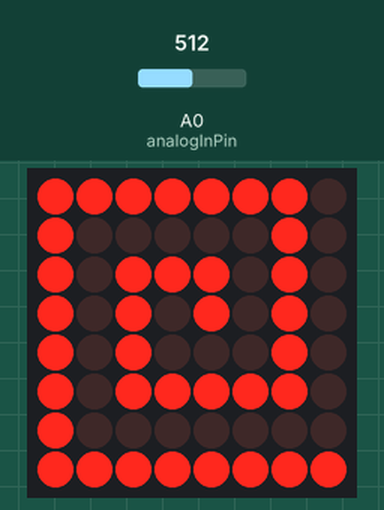
Recording of a sketch running on a simulated Arduino Uno, built with avr-gcc and run on an emulated ATmega328P. Shown: 8×8 LED matrix. Inputs (shaded band) come from the test bench; at power-on: A0 (analogInPin) = 512.

Above: at 1.3 s.
1.4 s: A0 (analogInPin) set to 0
At 2.8 s:
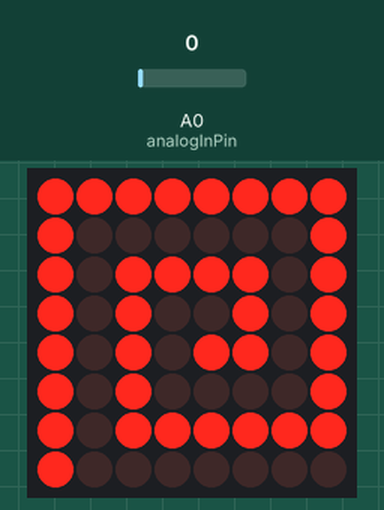
4.5 s: A0 (analogInPin) set to 122
At 4.69 s:
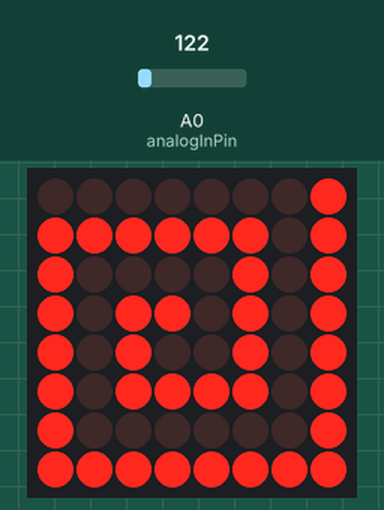
7.6 s: A0 (analogInPin) set to 716
At 8.09 s:
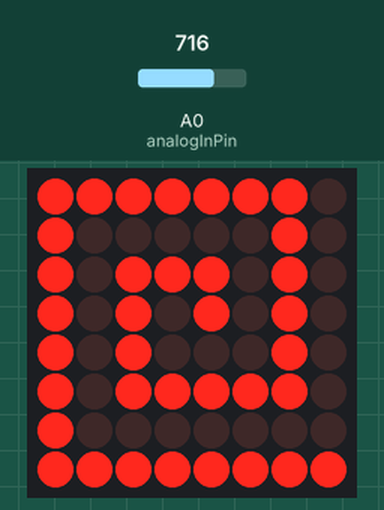
9.8 s: A0 (analogInPin) set to 0
Timing chart, 0 to 12.8 s (numbered marks = the images above; inputs shaded):
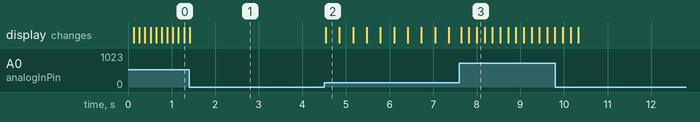

The sketch:

8x8_LED.ino
```cpp
/*
 Created by Sander Sjøthun
 14.02.2019
 8x8 Matrix showing a spiral.
 A potentiometer will controll the speed of the spiral.
*/

// Libary to control the 8x8 matrix
#include "LedControl.h"
#include "binary.h"

/*
 DIN is pin 12
 CS is pin 10
 CLK is pin 11
*/
LedControl lc=LedControl(12,10,11,1);
const int analogInPin = A0;  // Analog input pin that the potentiometer is attached to
int sensorValue = 0;        // value read from the pot
int outputValue = 0;        // value output to the PWM

// Spiral 1 start
byte s1[8]= {B11111111,B00000001,B01111101,B01000101,B01010101,B01011101,B01000001,B01111111};
// Spiral 2
byte s2[8]= {B00000001,B11111101,B10000101,B10110101,B10100101,B10111101,B10000001,B11111111};
// Spiral 3
byte s3[8]= {B11111110,B10000010,B10111010,B10101010,B10100010,B10111110,B10000000,B11111111};
// Spiral 4 end
byte s4[8]= {B11111111,B10000001,B10111101,B10100101,B10101101,B10100001,B10111111,B10000000};

void setup() {
  lc.shutdown(0,false);
  // Set brightness to a medium value
  lc.setIntensity(0,5);
  // Clear the display
  lc.clearDisplay(0);
}

void loop(){
  sensorValue = analogRead(analogInPin);
  outputValue = map(sensorValue, 0, 1023, 0, 255);
  lc.setRow(0,0,s1[0]);
  lc.setRow(0,1,s1[1]);
  lc.setRow(0,2,s1[2]);
  lc.setRow(0,3,s1[3]);
  lc.setRow(0,4,s1[4]);
  lc.setRow(0,5,s1[5]);
  lc.setRow(0,6,s1[6]);
  lc.setRow(0,7,s1[7]);
  delay(outputValue);

  // Display spiral 2
  lc.setRow(0,0,s2[0]);
  lc.setRow(0,1,s2[1]);
  lc.setRow(0,2,s2[2]);
  lc.setRow(0,3,s2[3]);
  lc.setRow(0,4,s2[4]);
  lc.setRow(0,5,s2[5]);
  lc.setRow(0,6,s2[6]);
  lc.setRow(0,7,s2[7]);
  delay(outputValue);

  // Display spiral 3
  lc.setRow(0,0,s3[0]);
  lc.setRow(0,1,s3[1]);
  lc.setRow(0,2,s3[2]);
  lc.setRow(0,3,s3[3]);
  lc.setRow(0,4,s3[4]);
  lc.setRow(0,5,s3[5]);
  lc.setRow(0,6,s3[6]);
  lc.setRow(0,7,s3[7]);
  delay(outputValue);

  // Display spiral 4 end
  lc.setRow(0,0,s4[0]);
  lc.setRow(0,1,s4[1]);
  lc.setRow(0,2,s4[2]);
  lc.setRow(0,3,s4[3]);
  lc.setRow(0,4,s4[4]);
  lc.setRow(0,5,s4[5]);
  lc.setRow(0,6,s4[6]);
  lc.setRow(0,7,s4[7]);
  delay(outputValue);
}
```

Measured:
- after the input at 4.5 s, the display: changes at once (image 2)
